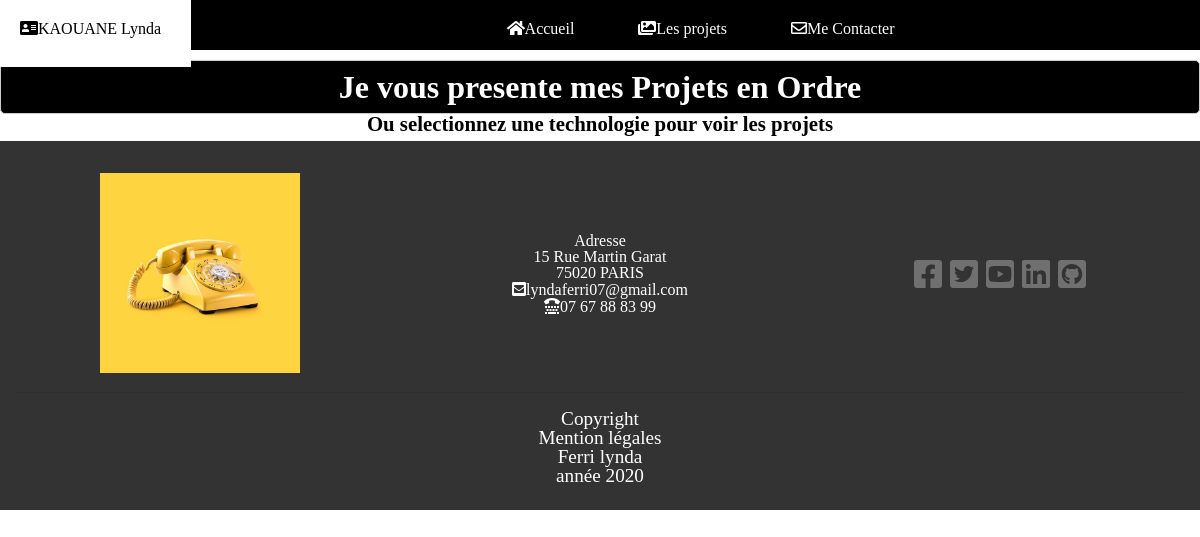
The page /projet.php on the database as committed earlier.
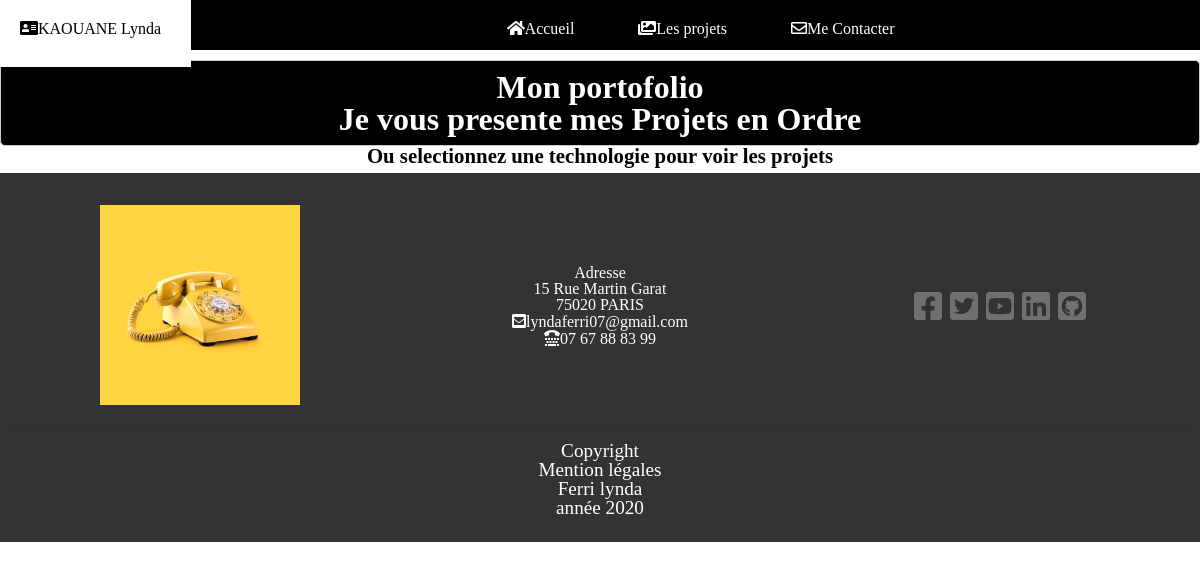
The same page on the database as committed later.
### tables this page shows
CREATE TABLE IF NOT EXISTS `general` (
  `id_general` int(11) NOT NULL AUTO_INCREMENT,
  `iduu` varchar(150) NOT NULL,
  `valeur` text NOT NULL,
  PRIMARY KEY (`id_general`)
);

### projet.php (called while the page is built, shortened)
<?php
include PATH_TEMPLATE  . "projet_details.php";

### fonctions_utiles.php (called while the page is built, shortened)
<?php
function MontrerValeur($iduu) {
    global $bdd;
    $query = $bdd -> prepare("SELECT * from general where iduu = :iduu");
    $query -> execute([":iduu" => $iduu]);
    $val = $query ->  fetch(PDO::FETCH_ASSOC);
    if(isset($val["valeur"])) {
        return $val["valeur"];
    }
}

### templates/projet_details.php (the view, shortened to what this page needs)
<?php include  PATH_TEMPLATE  .   "include/head.php" ?>
  <?php include  PATH_TEMPLATE  ."include/header.php" ?>
    <div class="container-div">
      <h1><?php echo montrerValeur("TITRE_ACCUEIL")?></h1>
      <h1>Je vous presente mes Projets en Ordre</h1>
  </div>
    <div class="liste_techno">
      <h3>Ou selectionnez une technologie pour voir les projets</h3>
    </div>
<?php include  PATH_TEMPLATE  . "include/footer.php" ?>

### templates/include/head.php (shortened to what this page needs)
<!DOCTYPE html>
<html lang="fr" dir="ltr">
  <head>
    <link rel="stylesheet" href="https://stackpath.bootstrapcdn.com/bootstrap/4.5.0/css/bootstrap.min.css">
    <link rel="stylesheet" href="<?php echo URL_TEMPLATE ?>css/style.css" />
    <link rel="stylesheet" href="<?php echo URL_TEMPLATE ?>css/grid.css" />
  </head>

### templates/include/header.php
<body>
  <header>
      <?php include  PATH_TEMPLATE  . "include/navigation.php" ?>
  </header>

### templates/include/navigation.php
<nav>
       <ul>
            <a href="#"><li class="name"><i class="fas fa-address-card"></i>KAOUANE Lynda</li></a>
             <a href="index.php"><li><i class="fas fa-home"></i>Accueil</li></a>
             <a href="projet.php"><li><i class="fas fa-images" ></i>Les projets</li></a>
             <a href="contact.php"><li><i class="far fa-envelope"></i>Me Contacter</li></a>
       </ul>
 </nav>

### templates/include/footer.php (shortened to what this page needs)
<br>
<footer class="container-fluid">
      <div class="row justify-content-around align-items-center" style="color:#ffffff;">
        <div class="col-12 col-md-4 text-center #fff">
          <img src="<?php echo URL_TEMPLATE ?>images/contact.jpg" alt="tele" class="contact_me">
          </div>
          <div class="col-12 col-md-4 text-center #fff">
            <p>Adresse</p>
            <p>15 Rue Martin Garat <br>
              75020 PARIS</p>
              <p><i class="fas fa-envelope-square"></i>lyndaferri07@gmail.com</p>
              <p><i class="fas fa-tty"></i>07 67 88 83 99</p>
            </div>
          <div class="col-12 col-md-4 text-center">
            <a href="https://www.facebook.com" target="_blank"><i class="fab fa-facebook-square"></i>
            </a>
            <a href="https://twitter.com/login?lang=fr" target="_blank"><i class="fab fa-twitter-square"></i>
            </a>
            <a href="https://www.youtube.com/channel/UC5WVxLrUXJ8gQWARm0jeS4w" target="_blank"><i class="fab fa-youtube-square"></i>
            </a>
            <a href="https://www.linkedin.com/in/lynda-ferri-a05b5915a/" target="_blank"><i class="fab fa-linkedin"></i>
            </a>
            <a href="https://github.com/ferri1" target="_blank"><i class="fab fa-github-square"></i>
            </a>
            <br>
          </div>
        </div>
        <hr>
        <div class="footer">
          <p>Copyright</p>
          <p>Mention légales</p>
          <p>Ferri lynda<br>
            année 2020</p>
          </div>
</footer>

### templates/css/style.css (style rules this page uses)
html, body, div, span, applet, object, iframe, h1, h2, h3, h4, h5, h6, p, blockquote, pre, a, abbr, acronym, address, big, cite, code, del, dfn, em, img, ins, kbd, q, s, samp, small, strike, strong, sub, sup, tt, var, b, u, i, center, dl, dt, dd, ol, ul, li, fieldset, form, label, legend, table, caption, tbody, tfoot, thead, tr, th, td, article, aside, canvas, details, embed, figure, figcaption, footer, header, hgroup, menu, nav, output, ruby, section, summary, time, mark, audio, video { margin: 0; padding: 0; border: 0; font-size: 100%; font: inherit; vertical-align: baseline; }
article, aside, details, figcaption, figure, footer, header, hgroup, menu, nav, section { display: block; }
body { line-height: 1; }
nav { width: 100%; height: 50px; position: fixed; top: 0; right: 0; left: 0; background-color: black; text-align: center; }
li { list-style: none; display: inline-block; color: white; padding: 30px; }
li { float: ; }
ul { margin: -10px; }
.name { float: left; }
.container-div { margin-top : 60px; width: 100%; color: white; background-color: black; border: 1px solid #CCC; border-radius: 5px; padding: 10px; justify-content: space-evenly; }
h1 { text-align: center; font-size: 2em; font-weight: bolder; }
h3 { font-weight: bold; font-family: fantasy; font-size: 1.3em; text-align: center; color: black; }
footer { background-color: rgba(0, 0, 0, 0.8); color: #9999; padding-top: 2rem; padding-bottom: 1.5rem; }
footer a { color: #9999; font-size: 2rem; transition: all .2s ease-in-out; }
.footer { text-align: center; font-size: 1.2em; color: #fff; }
.contact_me { width: 200px; }

### templates/css/grid.css (style rules this page uses)
@media screen and (min-width: 841px) { nav { grid-row-start: 1; grid-column-end: span 12; } }

Rows that differ between the two databases and show on the page:
added general: valeur "Mon portofolio"
